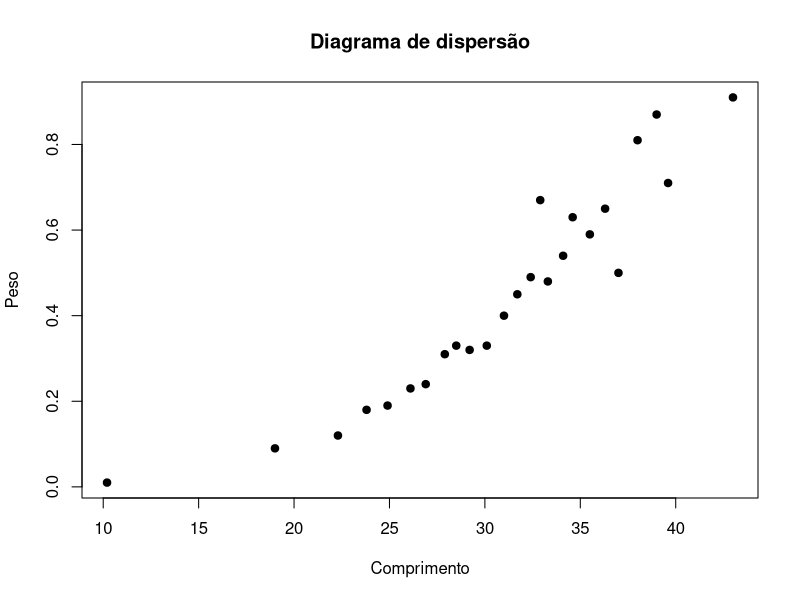
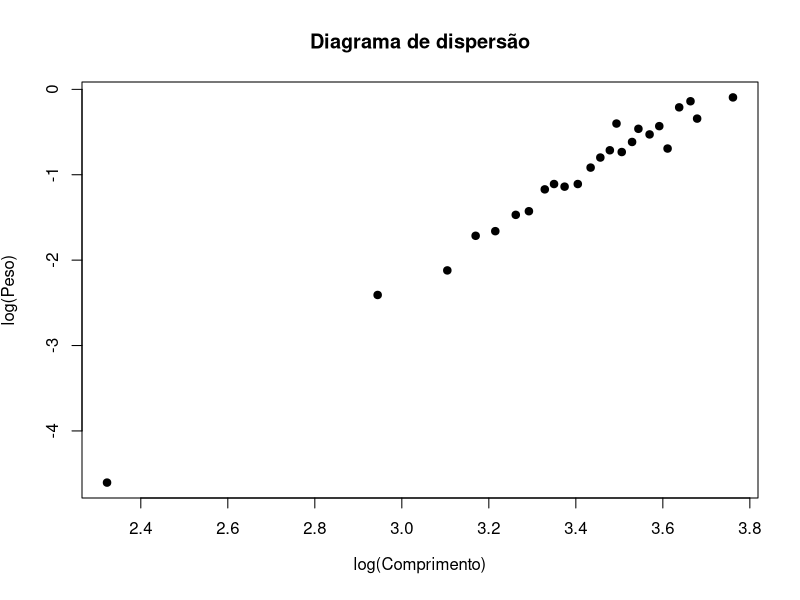
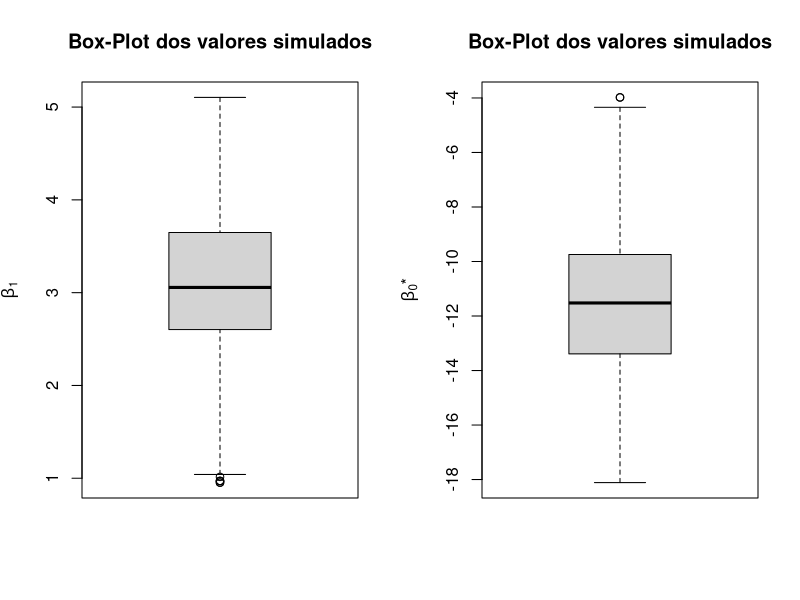
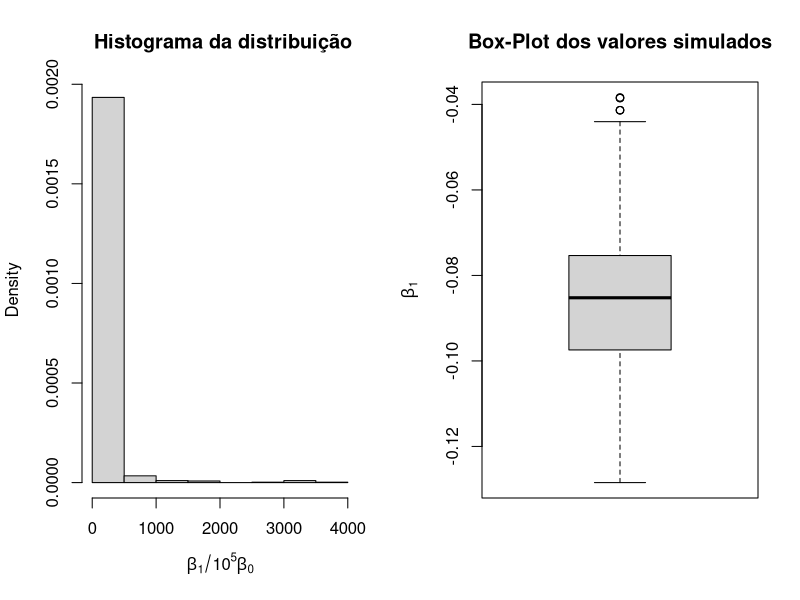

Here is the R script that generated these plots, in order:
## ---- chunk 1
x <- c(10.2,19.0,22.3,23.8,24.9,26.1,26.9,27.9,28.5,29.2,30.1,31.0,31.7,
       32.4,32.9,33.3,34.1,34.6,35.5,36.3,37.0,38.0,39.0,39.6,43.0)

y <- c(0.01,0.09,0.12,0.18,0.19,0.23,0.24,0.31,0.33,0.32,0.33,0.40,0.45,
       0.49,0.67,0.48,0.54,0.63,0.59,0.65,0.50,0.81,0.87,0.71,0.91)

lx <- log(x)
ly <- log(y)

data <- data.frame(lx,ly)

plot(y~x, xlab="Comprimento", ylab="Peso", main="Diagrama de dispersão", pch=19)
## ---- chunk 2
plot(ly~lx, xlab=expression(paste(log,"(Comprimento)")), ylab=expression(paste(log,"(Peso)")), main="Diagrama de dispersão", pch=19)
## ---- chunk 3
library(LearnBayes)

logpost <- function(theta,data){ # log da posteriori de theta
  beta.0 <- theta[1]
  beta.1 <- theta[2]
  x <- data[,1]
  y <- data[,2]
  n <- length(x)
  -1/2*sum((y-beta.0-beta.1*x)^2)
}

laplace <- laplace(logpost,c(-12,3),data) # aprox pela normal

proposal <- list(var=laplace$var, scale=2)
start <- array(c(-12,3),c(1,2)) # chute inicial
m <- 1000 # tamanho da amostra
s <- rwmetrop(logpost, proposal, start,m,data)
## ---- chunk 4
par(mfrow=c(1,2))
boxplot(s$par[,2], ylab=expression(beta[1]), main="Box-Plot dos valores simulados")
boxplot(s$par[,1], ylab=expression(paste(beta[0],paste("*"))), main="Box-Plot dos valores simulados")
## ---- chunk 5
s.0 <- data.frame(exp(s$par[,1]),s$par[,2])

# para beta.1
quantile(s.0[,2],c(.05,.95))
## ---- chunk 6
# para beta.0
quantile(s.0[,1],c(.05,.95))
## ---- chunk 7
s.1 <- (s.0[,2]/(10^5*s.0[,1]))
hist(s.1, main=" Histograma da distribuição",probability = T,xlab=expression(beta[1]/10^5*beta[0]))
## ---- chunk 8
quantile(s.1,c(.05,.95))
## ---- chunk 9
data.x <- c(seq(1:18))
data.y <- c(15,11,14,17,5,11,10,4,8,10,7,9,11,3,6,1,1,4)
Data <- data.frame(data.x,data.y)

log.post <- function(theta,data){ # log da posteriori de theta
  beta.0 <- theta[1]
  beta.1 <- theta[2]
  i <- data[,1]
  y <- data[,2]
  sum(y*(beta.0 + beta.1*i)- exp(beta.0 + beta.1*i))
}
## ---- chunk 10
library(LearnBayes)
laplace <- laplace(log.post,c(9.5,5),Data)
proposal <- list(var=laplace$var, scale=2)
start <- array(c(2.87,-0.03),c(1,2))
m <- 1000
s <- rwmetrop(log.post, proposal, start,m,Data)

boxplot(s$par[,2], ylab=expression(beta[1]), main="Box-Plot dos valores simulados")
## ---- chunk 11
quantile(s$par[,2],c(.05,.95))
## ---- chunk 12
log.post <- function(theta,data){ # log da posteriori de theta
    y <- data
    n <- 5
    k <- length(data)
    theta*(sum(y)-8*theta)-n*k*log(1+exp(theta))
}

dados <- c(5)
aproxnorm <- laplace(log.post,0.5,dados)
aproxnorm
## ---- chunk 13
1-pnorm(0,aproxnorm$mode,sqrt(aproxnorm$var))
## ---- chunk 14
start <- array(c(aproxnorm$mode,2*sqrt(aproxnorm$var)),c(1,1))
proposal <- list(var=2*aproxnorm$var, scale=2)
m <- 10000 # tamanho da amostra
s <- rwmetrop(log.post, proposal, start,m,dados)
## ---- chunk 15
sum(s$par>0)/length(s$par)
